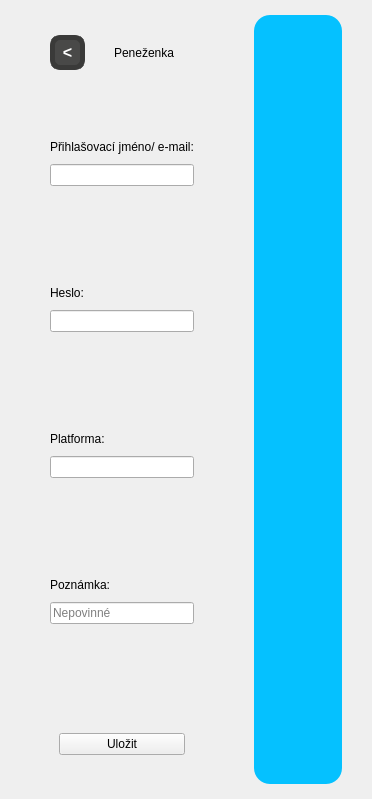
      <widget class="QWidget" name="penezenka">
       <layout class="QVBoxLayout" name="verticalLayout_26">
        <property name="spacing">
         <number>0</number>
        </property>
        <property name="leftMargin">
         <number>0</number>
        </property>
        <property name="topMargin">
         <number>0</number>
        </property>
        <property name="rightMargin">
         <number>0</number>
        </property>
        <property name="bottomMargin">
         <number>0</number>
        </property>
        <item>
         <widget class="QWidget" name="background" native="true">
          <layout class="QGridLayout" name="gridLayout_15" columnstretch="2,4">
           <property name="leftMargin">
            <number>30</number>
           </property>
           <property name="topMargin">
            <number>15</number>
           </property>
           <property name="rightMargin">
            <number>30</number>
           </property>
           <property name="bottomMargin">
            <number>15</number>
           </property>
           <property name="horizontalSpacing">
            <number>40</number>
           </property>
           <property name="verticalSpacing">
            <number>20</number>
           </property>
           <item row="0" column="0">
            <widget class="QWidget" name="widget_26" native="true">
             <property name="styleSheet">
              <string notr="true">#widget_26 &gt;QWidget{
 background-color: #05C1FF;
    border-radius: 16px;
}</string>
             </property>
             <layout class="QVBoxLayout" name="verticalLayout_6" stretch="1,20">
              <property name="spacing">
               <number>10</number>
              </property>
              <property name="leftMargin">
               <number>10</number>
              </property>
              <property name="topMargin">
               <number>10</number>
              </property>
              <property name="rightMargin">
               <number>10</number>
              </property>
              <property name="bottomMargin">
               <number>10</number>
              </property>
              <item>
               <widget class="QWidget" name="widget_38" native="true">
                <layout class="QHBoxLayout" name="horizontalLayout_19" stretch="1,10">
                 <property name="spacing">
                  <number>10</number>
                 </property>
                 <property name="leftMargin">
                  <number>10</number>
                 </property>
                 <property name="topMargin">
                  <number>10</number>
                 </property>
                 <property name="rightMargin">
                  <number>10</number>
                 </property>
                 <property name="bottomMargin">
                  <number>10</number>
                 </property>
                 <item>
                  <widget class="QPushButton" name="penezenka_button_menu">
                   <property name="minimumSize">
                    <size>
                     <width>35</width>
                     <height>35</height>
                    </size>
                   </property>
                   <property name="styleSheet">
                    <string notr="true">QPushButton{
background-color:#494948;
color:white;
font-size: 16px;
font-weight:800;
border: 5px solid  #3a3a39;
border-radius: 10px;

}
QPushButton:hover{
font-weight:1600;
background-color:#3a3a39;


}

QPushButton:pressed {
font-weight:400;
background-color:#2c2c2b;


}</string>
                   </property>
                   <property name="text">
                    <string>&lt;</string>
                   </property>
                  </widget>
                 </item>
                 <item alignment="Qt::AlignmentFlag::AlignHCenter">
                  <widget class="QLabel" name="label_11">
                   <property name="styleSheet">
                    <string notr="true">QLabel{
color:black	;
	font: 500 18pt &quot;Verdana&quot;;
}</string>
                   </property>
                   <property name="text">
                    <string>Peneženka</string>
                   </property>
                  </widget>
                 </item>
                </layout>
               </widget>
              </item>
              <item>
               <widget class="QWidget" name="widget_37" native="true">
                <layout class="QVBoxLayout" name="verticalLayout_23">
                 <property name="spacing">
                  <number>20</number>
                 </property>
                 <property name="leftMargin">
                  <number>10</number>
                 </property>
                 <property name="topMargin">
                  <number>10</number>
                 </property>
                 <property name="rightMargin">
                  <number>10</number>
                 </property>
                 <property name="bottomMargin">
                  <number>10</number>
                 </property>
                 <item>
                  <widget class="QWidget" name="widget_39" native="true">
                   <layout class="QVBoxLayout" name="verticalLayout_18" stretch="0,1,2,0">
                    <property name="spacing">
                     <number>10</number>
                    </property>
                    <property name="leftMargin">
                     <number>0</number>
                    </property>
                    <property name="topMargin">
                     <number>0</number>
                    </property>
                    <property name="rightMargin">
                     <number>0</number>
                    </property>
                    <property name="bottomMargin">
                     <number>0</number>
                    </property>
                    <item>
                     <spacer name="verticalSpacer_13">
                      <property name="orientation">
                       <enum>Qt::Orientation::Vertical</enum>
                      </property>
                      <property name="sizeHint" stdset="0">
                       <size>
                        <width>20</width>
                        <height>40</height>
                       </size>
                      </property>
                     </spacer>
                    </item>
                    <item>
                     <widget class="QLabel" name="label_16">
                      <property name="text">
                       <string>Přihlašovací jméno/ e-mail:</string>
                      </property>
                     </widget>
                    </item>
                    <item>
                     <widget class="QLineEdit" name="lineEdit_2"/>
                    </item>
                    <item>
                     <spacer name="verticalSpacer_12">
                      <property name="orientation">
                       <enum>Qt::Orientation::Vertical</enum>
                      </property>
                      <property name="sizeHint" stdset="0">
                       <size>
                        <width>20</width>
                        <height>40</height>
                       </size>
                      </property>
                     </spacer>
                    </item>
                   </layout>
                  </widget>
                 </item>
                 <item>
                  <widget class="QWidget" name="widget_40" native="true">
                   <layout class="QVBoxLayout" name="verticalLayout_20" stretch="0,1,2,0">
                    <property name="spacing">
                     <number>10</number>
                    </property>
                    <property name="leftMargin">
                     <number>0</number>
                    </property>
                    <property name="topMargin">
                     <number>0</number>
                    </property>
                    <property name="rightMargin">
                     <number>0</number>
                    </property>
                    <property name="bottomMargin">
                     <number>0</number>
                    </property>
                    <item>
                     <spacer name="verticalSpacer_15">
                      <property name="orientation">
                       <enum>Qt::Orientation::Vertical</enum>
                      </property>
                      <property name="sizeHint" stdset="0">
                       <size>
                        <width>20</width>
                        <height>40</height>
                       </size>
                      </property>
                     </spacer>
                    </item>
                    <item>
                     <widget class="QLabel" name="label_15">
                      <property name="text">
                       <string>Heslo:</string>
                      </property>
                     </widget>
                    </item>
                    <item>
                     <widget class="QLineEdit" name="lineEdit_4"/>
                    </item>
                    <item>
                     <spacer name="verticalSpacer_14">
                      <property name="orientation">
                       <enum>Qt::Orientation::Vertical</enum>
                      </property>
                      <property name="sizeHint" stdset="0">
                       <size>
                        <width>20</width>
                        <height>40</height>
                       </size>
                      </property>
                     </spacer>
                    </item>
                   </layout>
                  </widget>
                 </item>
                 <item>
                  <widget class="QWidget" name="widget_41" native="true">
                   <layout class="QVBoxLayout" name="verticalLayout_21" stretch="0,1,2,0">
                    <property name="spacing">
                     <number>10</number>
                    </property>
                    <property name="leftMargin">
                     <number>0</number>
                    </property>
                    <property name="topMargin">
                     <number>0</number>
                    </property>
                    <property name="rightMargin">
                     <number>0</number>
                    </property>
                    <property name="bottomMargin">
                     <number>0</number>
                    </property>
                    <item>
                     <spacer name="verticalSpacer_17">
                      <property name="orientation">
                       <enum>Qt::Orientation::Vertical</enum>
                      </property>
                      <property name="sizeHint" stdset="0">
                       <size>
                        <width>20</width>
                        <height>40</height>
                       </size>
                      </property>
                     </spacer>
                    </item>
                    <item>
                     <widget class="QLabel" name="label_18">
                      <property name="text">
                       <string>Platforma:</string>
                      </property>
                     </widget>
                    </item>
                    <item>
                     <widget class="QLineEdit" name="lineEdit_5"/>
                    </item>
                    <item>
                     <spacer name="verticalSpacer_16">
                      <property name="orientation">
                       <enum>Qt::Orientation::Vertical</enum>
                      </property>
                      <property name="sizeHint" stdset="0">
                       <size>
                        <width>20</width>
                        <height>40</height>
                       </size>
                      </property>
                     </spacer>
                    </item>
                   </layout>
                  </widget>
                 </item>
                 <item>
                  <widget class="QWidget" name="widget_42" native="true">
                   <layout class="QVBoxLayout" name="verticalLayout_22" stretch="0,1,2,0">
                    <property name="spacing">
                     <number>10</number>
                    </property>
                    <property name="leftMargin">
                     <number>0</number>
                    </property>
                    <property name="topMargin">
                     <number>0</number>
                    </property>
                    <property name="rightMargin">
                     <number>0</number>
                    </property>
                    <property name="bottomMargin">
                     <number>0</number>
                    </property>
                    <item>
                     <spacer name="verticalSpacer_19">
                      <property name="orientation">
                       <enum>Qt::Orientation::Vertical</enum>
                      </property>
                      <property name="sizeHint" stdset="0">
                       <size>
                        <width>20</width>
                        <height>40</height>
                       </size>
                      </property>
                     </spacer>
                    </item>
                    <item>
                     <widget class="QLabel" name="label_19">
                      <property name="text">
                       <string>Poznámka:</string>
                      </property>
                     </widget>
                    </item>
                    <item>
                     <widget class="QLineEdit" name="lineEdit_6">
                      <property name="placeholderText">
                       <string>Nepovinné</string>
                      </property>
                     </widget>
                    </item>
                    <item>
                     <spacer name="verticalSpacer_18">
                      <property name="orientation">
                       <enum>Qt::Orientation::Vertical</enum>
                      </property>
                      <property name="sizeHint" stdset="0">
                       <size>
                        <width>20</width>
                        <height>40</height>
                       </size>
                      </property>
                     </spacer>
                    </item>
                   </layout>
                  </widget>
                 </item>
                 <item>
                  <widget class="QWidget" name="widget_43" native="true">
                   <layout class="QVBoxLayout" name="verticalLayout_28">
                    <item>
                     <spacer name="verticalSpacer_20">
                      <property name="orientation">
                       <enum>Qt::Orientation::Vertical</enum>
                      </property>
                      <property name="sizeHint" stdset="0">
                       <size>
                        <width>20</width>
                        <height>40</height>
                       </size>
                      </property>
                     </spacer>
                    </item>
                    <item>
                     <widget class="QPushButton" name="pushButton">
                      <property name="text">
                       <string>Uložit</string>
                      </property>
                     </widget>
                    </item>
                   </layout>
                  </widget>
                 </item>
                </layout>
               </widget>
              </item>
             </layout>
            </widget>
           </item>
           <item row="0" column="1">
            <widget class="QWidget" name="widget_36" native="true">
             <property name="styleSheet">
              <string notr="true">QWidget{
 background-color: #05C1FF;
    border-radius: 16px;
}</string>
             </property>
             <layout class="QVBoxLayout" name="verticalLayout_24">
              <property name="spacing">
               <number>10</number>
              </property>
              <property name="leftMargin">
               <number>10</number>
              </property>
              <property name="topMargin">
               <number>10</number>
              </property>
              <property name="rightMargin">
               <number>10</number>
              </property>
              <property name="bottomMargin">
               <number>10</number>
              </property>
              <item>
               <widget class="QScrollArea" name="scrollArea">
                <property name="widgetResizable">
                 <bool>true</bool>
                </property>
                <widget class="QWidget" name="scroll_area_vypis_hesel">
                 <property name="geometry">
                  <rect>
                   <x>0</x>
                   <y>0</y>
                   <width>88</width>
                   <height>718</height>
                  </rect>
                 </property>
                 <layout class="QVBoxLayout" name="verticalLayout_27">
                  <item>
                   <widget class="QWidget" name="penezenka_widget" native="true">
                    <property name="minimumSize">
                     <size>
                      <width>0</width>
                      <height>700</height>
                     </size>
                    </property>
                   </widget>
                  </item>
                 </layout>
                </widget>
               </widget>
              </item>
             </layout>
            </widget>
           </item>
          </layout>
         </widget>
        </item>
       </layout>
      </widget>
